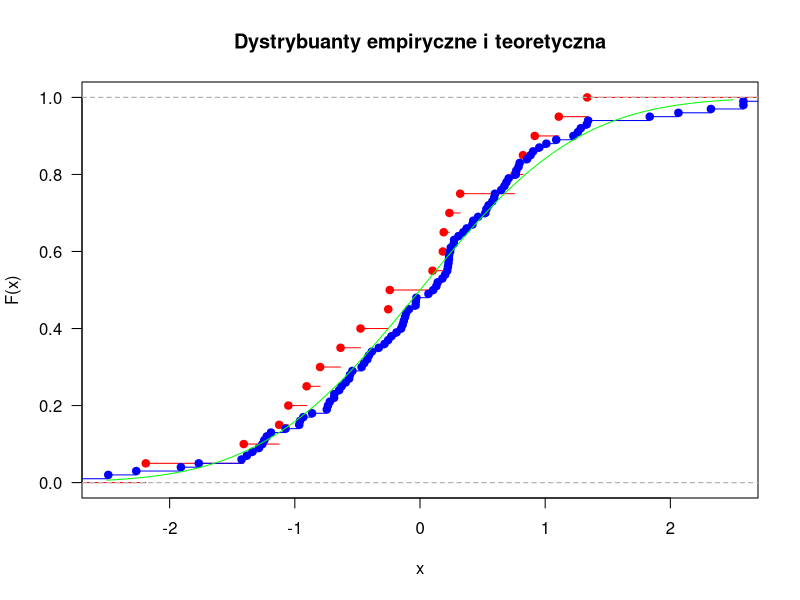
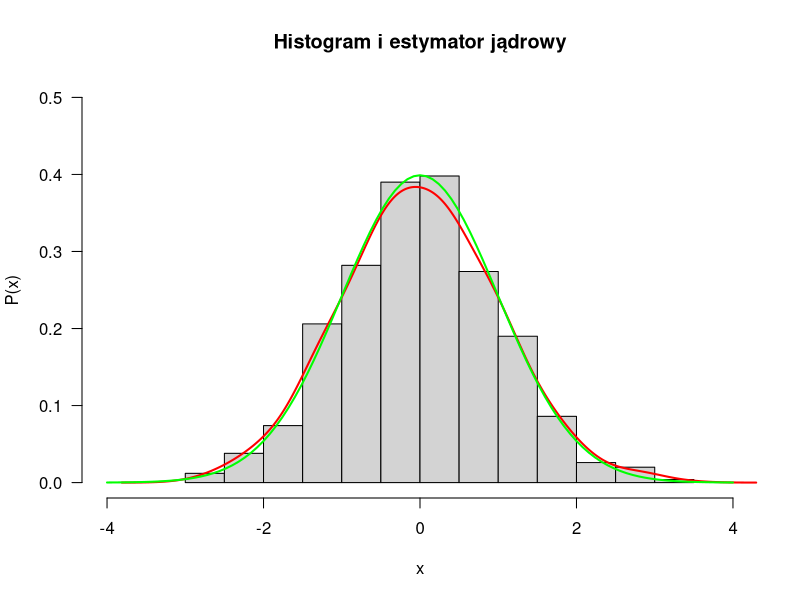
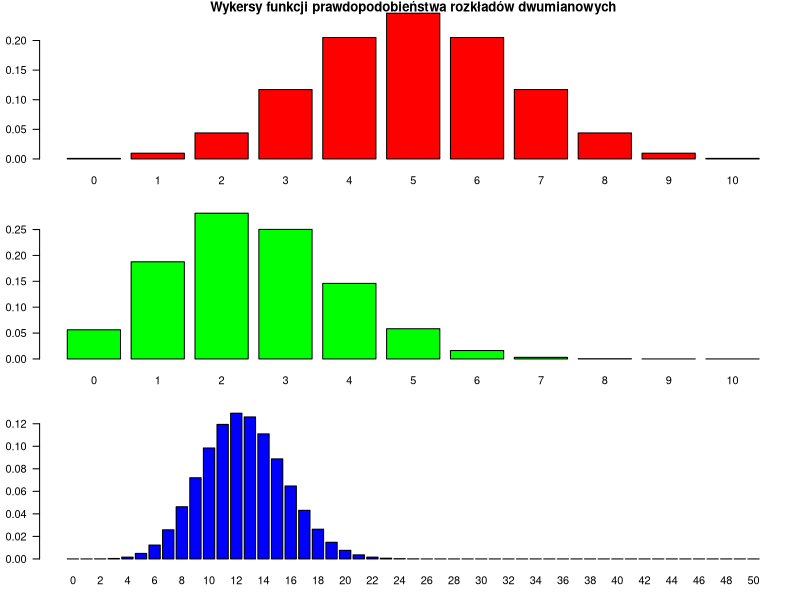
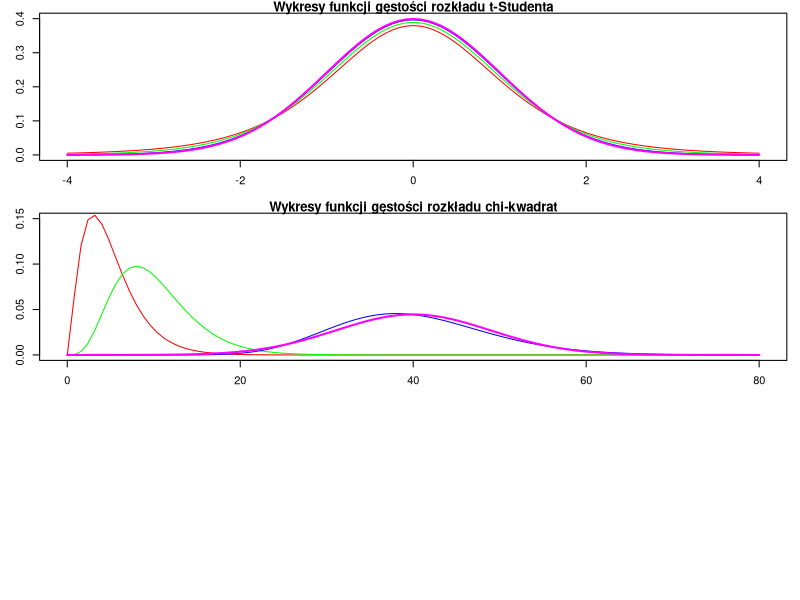
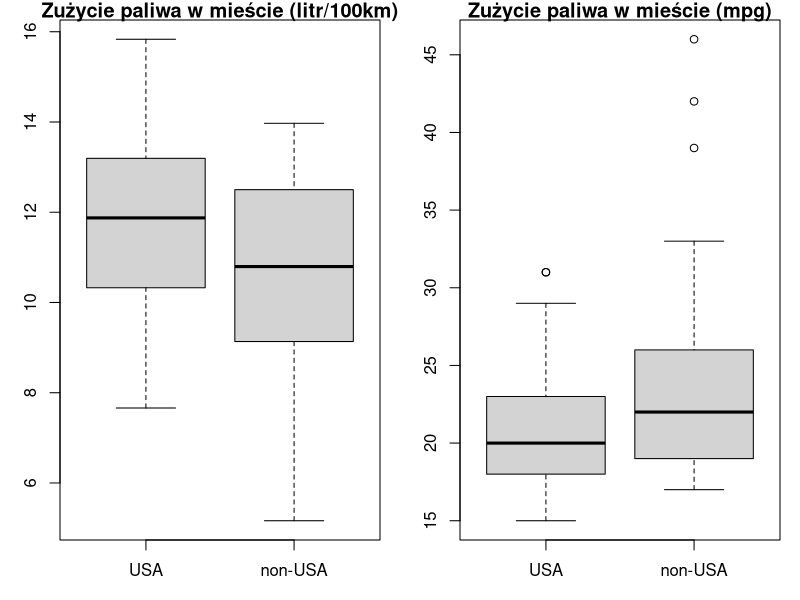
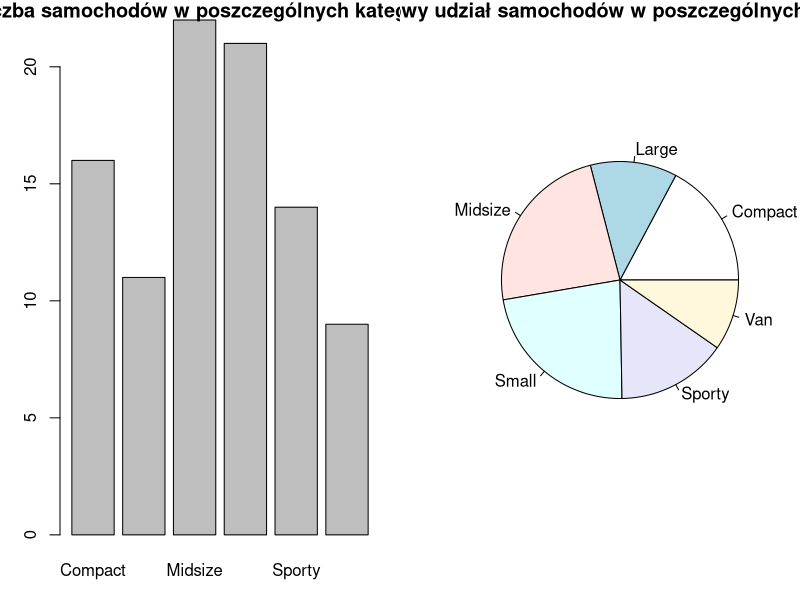
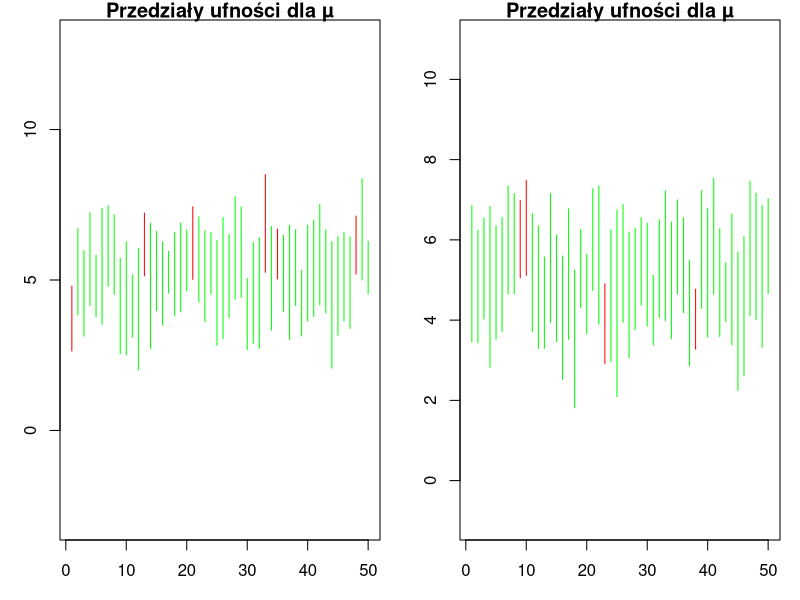

Write R code to recreate these figures, in order.
# Lab02:

# zadanie 1 ---------------------------------------------------------------

sample20 <- rnorm(20)
sample100 <- rnorm(100)

# Rysujemy dystrybuantę empiryczną pierwszej próby:

plot(ecdf(sample20), 
     col  = 'red',
     xlim = c(-2.5,2.5), # Zakres dobrany tak, by pokazać to, co istotne.
     main = 'Dystrybuanty empiryczne i teoretyczna',
     xlab = 'x',
     ylab = 'F(x)',
     las  = 1)

# Dodajemy dystrybuantę empiryczną drugiej próby:

lines(ecdf(sample100),
      col = 'blue')

# Dodajemy dystrybuantę teoretyczną:

curve(pnorm(x),
      col = 'green',
      add = T) # Aby dodać do istniejącego wykresu ustawiamy add = T.

# Obserwujemy, że dystrybuanta empiryczna przypomina dystrybuantę teoretyczną,
# oraz wraz ze wzrosem obserwacji w próbie przybliża dystrybuantę teoretyczną
# coraz dokładniej.

# zadanie 2 ---------------------------------------------------------------

N <- 1000
sample <- rnorm(N)

hist(sample,
     prob = T,        # Histogram ma reprezentować gęstość prawdopodobieństwa.
     xlim = c(-4,4),  # Zakresy dobrane by pokazać to, co istotne.
     ylim = c(0,0.5),
     main = "Histogram i estymator jądrowy",
     xlab = 'x',
     ylab = 'P(x)',
     las  = 1)

# Tworzymy estymator jądrowy dla próby:

est = density(sample,
              bw = 0.3) # Parametr odpowiedzialny za wygładanie, 
                        # im większy tym bardziej wygładzony estymator.

# Dodajemy do wykresu estymator jądrowy:

lines(est,
      col = 'red',
      lwd = 2)

# Dodajemy do wykresu gęstość teoretyczną:

curve(dnorm(x),
      col = 'green',
      lwd = 2,
      add = T)

# zadanie 3 ---------------------------------------------------------------

par(mfrow=c(3,1), 
    mar = c(3, 3, 1, 1))

barplot(dbinom(0:10,10,0.5),
        col       = 'red',
        names.arg = 0:10,
        las       = 1,
        main      = "Wykersy funkcji prawdopodobieństwa rozkładów dwumianowych",
        ylab      = 'P(x)',
        xlab      = 'x')

barplot(dbinom(0:10,10,0.25),
        col       = 'green',
        names.arg = 0:10,
        las       = 1,
        ylab      = 'P(x)',
        xlab      = 'x')

barplot(dbinom(0:50,50,0.25),
        col       = 'blue',
        names.arg = 0:50,
        las       = 1,
        ylab      = 'P(x)',
        xlab      = 'x')

# zadanie 4 ---------------------------------------------------------------

# Rysujemy odpowiednie wykresy gęstości zmiennych losowych o rozkładzie 
# t-Studenta:

curve(dt(x,5),
      xlim = c(-4,4),
      ylim = c(0,0.4),
      col  = 'red',
      main = 'Wykresy funkcji gęstości rozkładu t-Studenta',
      ylab = 'P(x)',
      xlab = 'x')

curve(dt(x,10),
      add = T,
      col = 'green')

curve(dt(x,40),
      add = T,
      col = 'blue')

# Rysujemy wykres gęstości standardowego rozkładu normalnego N(0,1):
curve(dnorm(x,0,1),
      add = T,
      col = 'magenta',lwd = 2)


# zadanie 5 ---------------------------------------------------------------

# Rysujemy odpowiednie wykresy gęstości zmiennych losowych o rozkładzie χ^2:

curve(dchisq(x,5),
      xlim = c(0,80),
      ylim = c(0,0.15),
      col  = 'red',
      main = 'Wykresy funkcji gęstości rozkładu chi-kwadrat',
      ylab = 'P(x)',
      xlab = 'x')

curve(dchisq(x,10),
      add = T,
      col = 'green')

curve(dchisq(x,40),
      add = T,
      col = 'blue')

# Wykres gęstości rozkładu normalnego o następujących parametrach
# N('liczba stopni swobody',sqrt(2*'liczba stopni swobody')):

curve(dnorm(x,40,sqrt(2*40)), # Przykład dla 40 stopni swobody.
      add = T,
      col = 'magenta',
      lwd = 2)


# zadanie 6 ---------------------------------------------------------------

# Ładujemy pakiet MASS i wczytujemy zbiór danych Cars93:

library(MASS)
data("Cars93")

# a) 

# Dodajemy nową zmienną przy użyciu prostej konwersji z mili na galon
# do litrów na 100km:

mile2km <- 1.6
gallon2liter <- 3.8

(Cars93$zp.m <- 100 * gallon2liter / (mile2km * Cars93$MPG.city))

# b)

summary(Cars93$zp.m)

# Wyznaczamy kwantyl rzędu 0.95:
(quantile_zpm <- quantile(Cars93$zp.m, 0.95))

# Wartość ta oznacza, że około 95% danych znajduje się poniżej tej wartości, 
# a około 5% znajduje się powyżej niej.

# c)

par(mfrow = c(1, 2))  # Ustawienie układu na 1 wiersz i 2 kolumny.

(b1 <- boxplot(zp.m ~ Origin, 
               data = Cars93, 
               main = "Zużycie paliwa w mieście (litr/100km)",
               xlab = "Pochodzenie", 
               ylab = "Zużycie paliwa (litr/100km)"))

(b2 <- boxplot(MPG.city ~ Origin, 
               data = Cars93, 
               main = "Zużycie paliwa w mieście (mpg)",
               xlab = "Pochodzenie", 
               ylab = "Zużycie paliwa (mpg)"))

# Z wykresu pudełkowego można odczytać wartość pierwszego kwartyla, trzeciego
# kwartyla, rozstępu ćwiartkowego oraz mediany. Na takim wykresie możemy jeszcze
# wyróżnić takie elementy jak wąsy oraz wartości odstające.

# d)

par(mfrow = c(1, 2))

(type_counts <- table(Cars93$Type))

barplot(type_counts, 
        main = "Liczba samochodów w poszczególnych kategoriach", 
        xlab = "Typ samochodu", 
        ylab = "Liczba samochodów")

pie(type_counts, 
    main = "Procentowy udział samochodów w poszczególnych kategoriach")

# Do kategorii 'sportowe' należy 14 samochodów.

# zadanie 7 ---------------------------------------------------------------

# I sposób:

sample_count <- 10000
sample_size <- 10
conf_level <- 0.95
actual_mean <- 0
coverage_count <- 0

samples <- matrix(NA, 
                  nrow = sample_count, 
                  ncol = sample_size)
conf_intervals <- matrix(NA, 
                         nrow = sample_count, 
                         ncol = 2) 

for (i in 1:sample_count) {
  
  # Generujemy próbkę:
  samples[i,] <- rnorm(sample_size)
  
  # Znajdujemy przedział ufności na poziomie 0.95:
  conf_intervals[i,] <- t.test(samples[i,], conf.level = conf_level)$conf.int
  
  # Sprawdzamy, czy faktyczna wartość oczekiwana znajduje się w przedziale:
  if(actual_mean >= conf_intervals[i, 1] & actual_mean <= conf_intervals[i, 2])
    coverage_count <- coverage_count + 1
}

coverage_fraction <- coverage_count / sample_count

# Porównujemy frakcję pokryć z założonym poziomem ufności:
if (coverage_fraction >= conf_level) {
  message("Frakcja pokryć: ", coverage_fraction, 
          ", spełnia założony poziom ufności (", conf_level, ").")
} else {
  message("Frakcja pokryć: ", coverage_fraction, 
          ", nie spełnia założonego poziomu ufności (", conf_level, ").")
}

# II sposób:

n <- 1e4
m <- 10

# Funkcja losuje próbkę rozmiaru 'm' z rozkładu normalnego N(μ, σ^2),
# a następnie wyznacza przedział ufności na poziomie 'conf_level' zgodnie z
# modelem II z wykładów. Wartością zwracaną jest wartość logiczna, określająca
# czy μ należy do przedziału ufności:

generate_sample_and_check_coverage <- function(mi, sigma, m, conf_level) {
  sample <- rnorm(m, mi, sigma)
  conf_interval <- t.test(sample, conf.level = conf_level)$conf.int
  return (conf_interval[1] <= mi & mi <= conf_interval[2])
}

# Wykorzystujemy funkcję replicate() do wygenerowania wektora logicznego:

coverages <- replicate(n, generate_sample_and_check_coverage(0, 1, m, 0.95))
coverage_sum <- sum(coverages)
coverage_fraction <- coverage_sum / n

message("Frakcja pokryć dla poziomu ufności 0.95: ",  coverage_fraction)

# zadanie 8 ---------------------------------------------------------------

# Wybieramy wartości parametrów rozkładu normalnego:

mi <- 5
sigma <- 2

# I sposób:

N <- 50
n <- 10
conf_level <- 0.95
conf_intervals <- matrix(NA, nrow = N, ncol = 2)
contains_mi <- vector(mode = "logical", length = N)

for(i in 1:N) {
  
  # Generujemy próbę:
  sample_data <- rnorm(n, mean = mi, sd = sigma)
  
  # Znajdujemy i zapamiętujemy przedział ufności:
  conf_interval <- t.test(sample_data, conf.level = conf_level)$conf.int
  conf_intervals[i,] <- conf_interval
  
  # Sprawdzamy, czy przedział ufności zawiera wartość oczekiwaną:
  contains_mi[i] <- mi >= conf_interval[1] & mi <= conf_interval[2]
}

how_many_contains <- sum(contains_mi)

# Tworzenie wykresu przedziałów ufności:

plot(NULL, 
     xlim = c(1, N), 
     ylim = c(mi - 4*sigma, mi + 4*sigma), # Zakres wybrany na podstawie 
     xlab = "Próbki",                      # reguły 3-σ.
     ylab = "Przedział ufności dla µ", 
     main = "Przedziały ufności dla µ")

# Dodawanie przedziałów ufności do wykresu:

for (i in 1:N) {
  lines(c(i, i), 
        conf_intervals[i, ], 
        col = ifelse(contains_mi[i], "green", "red"))
}

message("Powinno zawierać µ: ≥ ", N * conf_level, 
        ", a faktycznie zawiera: ", how_many_contains)

# II sposób:

N <- 50
n <- 10
conf_level <- 0.95

# Funkcja generuje próbkę rozmiaru 'n' z rozkładu normalnego N(μ, σ^2),
# a następnie zwraca przedział ufności dla µ na poziomie 'conf_level', 
# wyznaczony zgodnie z modelem II z wykładów:

generate_conf_interval <- function(n, mi, sigma, conf_level){
  sample <- rnorm(n, mi, sigma)
  return (t.test(sample, conf.level = conf_level)$conf.int)
}

# Wykorzystujemy funkcję 'replicate' do wygenerowania macierzy 
# przedziałów ufności:

conf_intervals <- replicate(N, generate_conf_interval(n, mi, sigma, conf_level))
contains_mi <- conf_intervals[1,] <= mi & mi <= conf_intervals[2,]
contains_sum <- sum(contains_mi)

# Tworzymy podstawę do wykresu:

plot(NULL, 
     xlim = c(1, N), 
     ylim = c(mi - 3 * sigma, mi + 3 * sigma), # Zakres z reguły 3-σ.
     xlab = "Próbki",                          
     ylab = "Przedział ufności dla µ", 
     main = "Przedziały ufności dla µ")

# Do rysowania pionowych przedziałów ufności wybieramy funkcję 'segments',
# która rysuje odcinki pomiędzy podanymi parami punktów:

segments(1:N, conf_intervals[1,], 1:N, conf_intervals[2,], 
         col = ifelse(contains_mi, "green", "red"))

message("Powinno zawierać µ około ", N * conf_level, 
        ", a faktycznie zawiera: ", contains_sum)